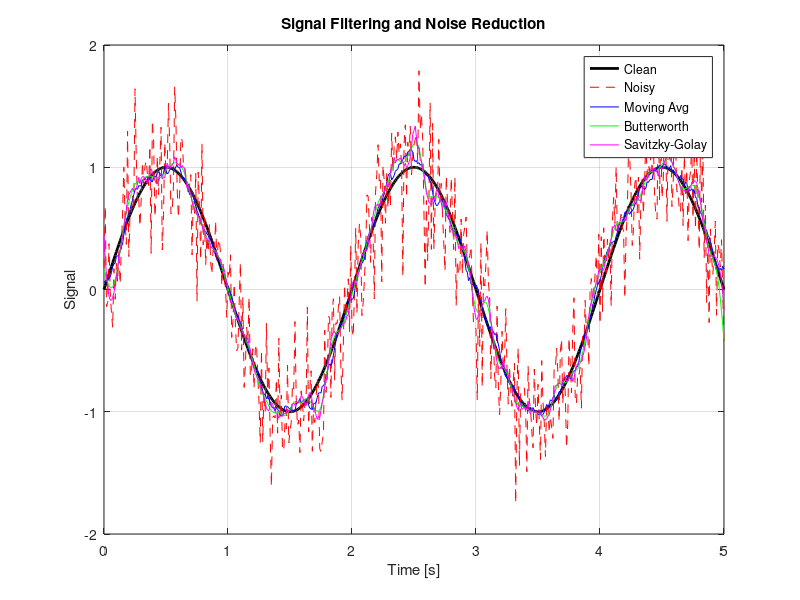

Write the MATLAB code that produced this figure.
% PROJECT: Signal Filtering (Noise Reduction).
clc; clear; close all;

dt = 0.01;
t = 0:dt:5;

% Generate noisy signal.
y_clean = sin(2*pi*0.5*t);             % Clean 0.5 Hz sine signal.
y_noisy = y_clean + 0.3 * randn(size(t));  % Add Gaussian noise.

% Moving average filter (window size 20).
y_movmean = movmean(y_noisy, 20);

% Butterworth low-pass filter.
y_normalized_cutoff = 0.1;             % Normalized cutoff frequency.
[b, a] = butter(2, y_normalized_cutoff);  % 2nd-order filter.
y_butter = filtfilt(b, a, y_noisy);    % Zero-phase filtering.

% Savitzky-Golay filter.
y_sgolay = sgolayfilt(y_noisy, 3, 21); % Polynomial order 3, window size 21.

% Plot all signals.
figure;
plot(t, y_clean, 'k', 'LineWidth', 2); hold on;
plot(t, y_noisy, 'r--');
plot(t, y_movmean, 'b');
plot(t, y_butter, 'g');
plot(t, y_sgolay, 'm');
legend('Clean', 'Noisy', 'Moving Avg', 'Butterworth', 'Savitzky-Golay');
title('Signal Filtering and Noise Reduction');
xlabel('Time [s]'); ylabel('Signal');
grid on;
